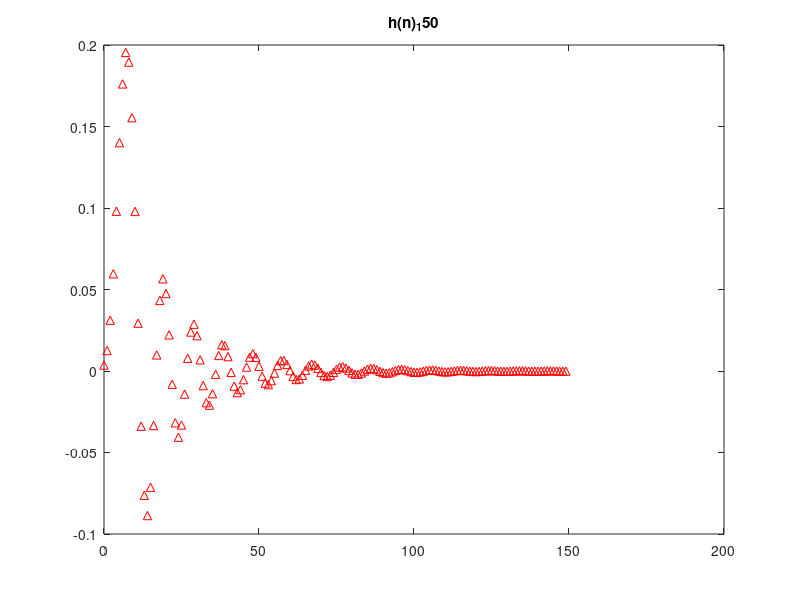
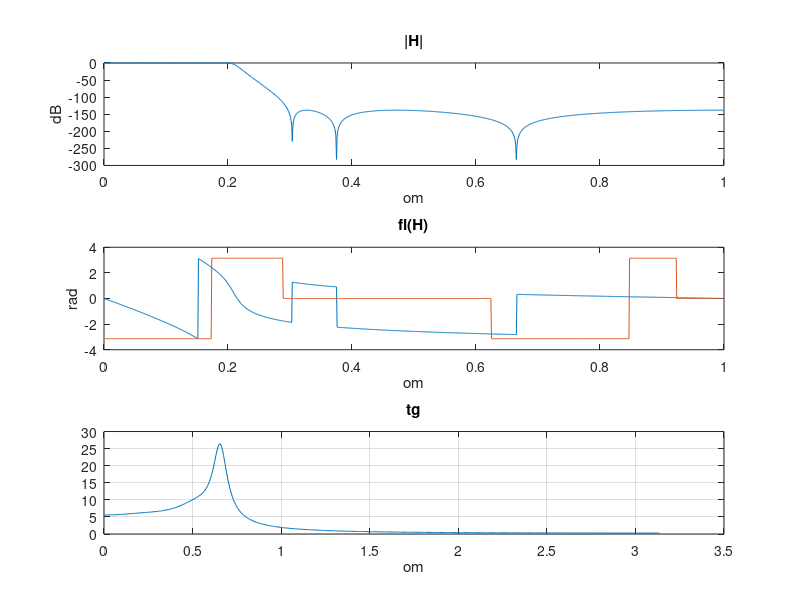
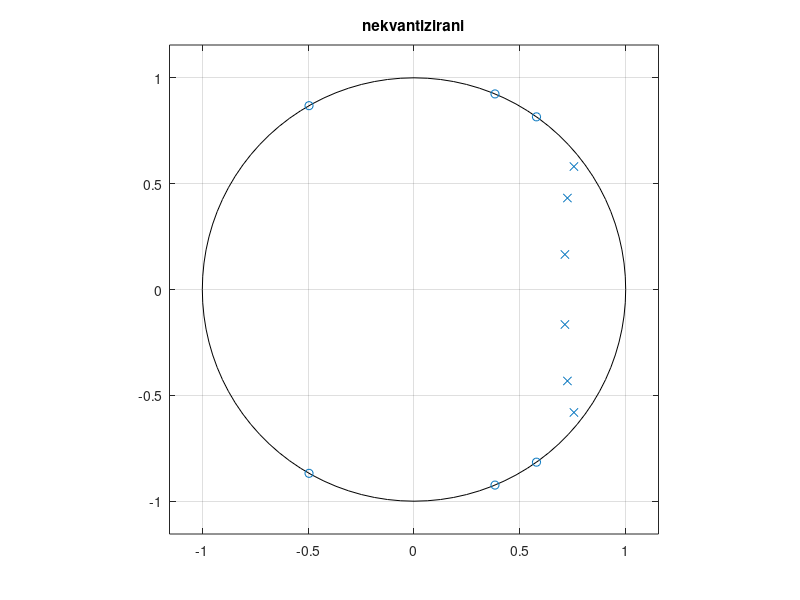
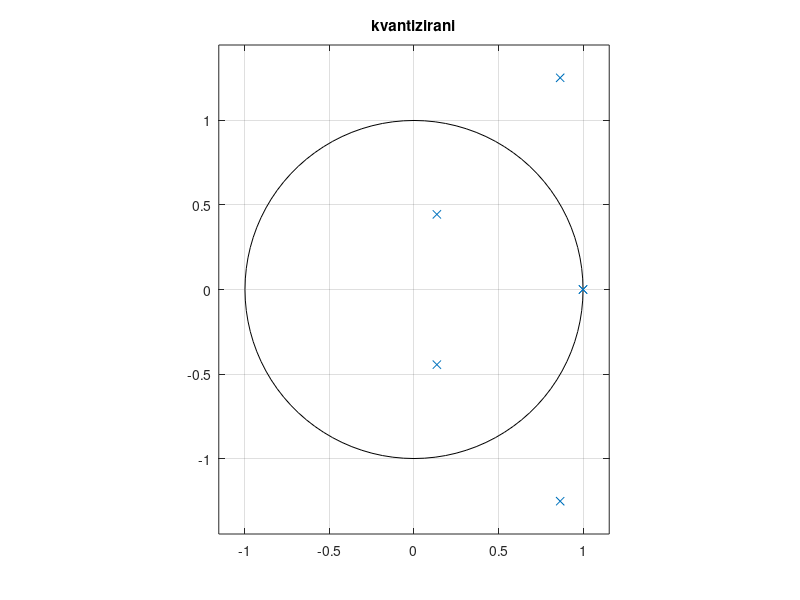

Reproduce these figures in MATLAB, in order.
close all;
wp = 0.2;  
ws = 0.3;
Rp = 0.1;
Rs = 60;
[N,wc]=ellipord(wp, ws, Rp, Rs);
[b,a]=ellip(N,Rp,Rs,wc);
brt = 1024;
om = [0 : (brt-1)] / brt*pi;
B=input('unesi broj bita za kvantizaciju:  ');
amax=max(a);                                 %dio za kvantizaciju
bmax=max(b);
as=a/amax;
bs=b/bmax;
k=bmax/amax;
ak=round(as*2^(B-1))/2^(B-1);
bk=round(bs*2^(B-1))/2^(B-1);
kk=round(k*2^(B-1))/2^(B-1);
Hk = freqz((bk*kk),ak,om);                      %IIR filtar s kvantiziranim koef.
AdBk=20*log(abs(Hk));
fiHk=angle(Hk);

figure
impz(b,a,150); title('h(n)_150');           %prvih 150 uzoraka impulsnog odziva dobivenog IIR filtra

H = freqz(b,a,om);
AdB=20*log(abs(H));
fiH=angle(H);
om=om/pi;                                   %zato da frekvencijske karakteristike na x osi imaju vrijednost od 0 do 1
figure
subplot(3,1,1), plot(om,[AdB' AdBk']), title('|H|'), ylabel('dB'), xlabel('om');
subplot(3,1,2), plot(om,[fiH' fiHk']), title('fi(H)'), ylabel('rad'), xlabel('om');
subplot(3,1,3), grpdelay(b,a), title('tg'), xlabel('om');
figure
zplane(b,a), title('nekvantizirani');
figure
zplane(bk*kk,ak), title('kvantizirani');


s=ones(1,brt);
x=[1:80];
y=filter(b,a,s);
yk=filter(bk*kk,ak,s);
figure
subplot(2,1,1), plot(x,y(1:80)), title('g(n)');
subplot(2,1,2), plot(x,yk(1:80)), title('gk(n)');
